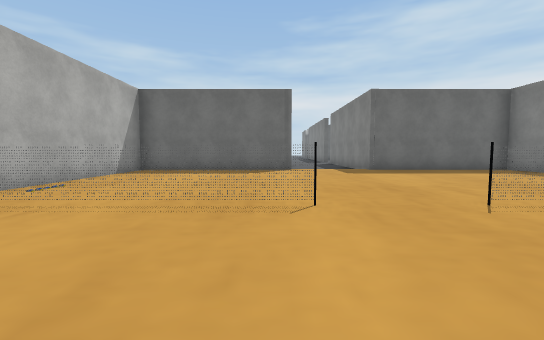
view 1 (above)

19 first-person views from a walk through a 3-D level made in the Unity game engine. The camera is 1.2 m above the floor, tilts 4° down and sees 90° across. The floor is counted in squares, 2 m on a side. Each view is taken from the middle of a square. On the plan, view 1 faces up. The plan holds only what a view shows up to about 9 squares ahead; the rest is blank. Some surface patterns are stand-ins.

view 2
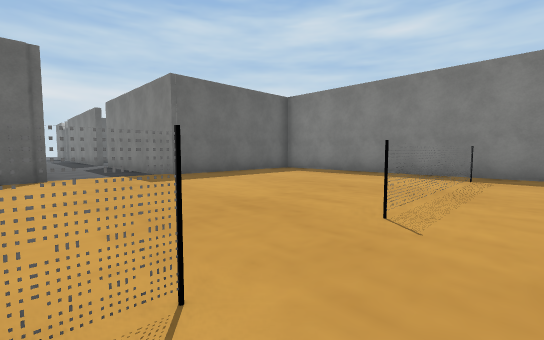

view 3
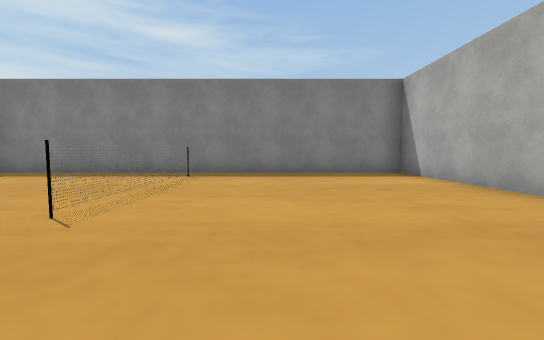

view 4
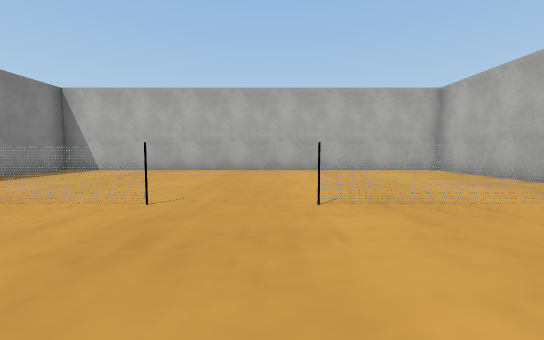

view 5
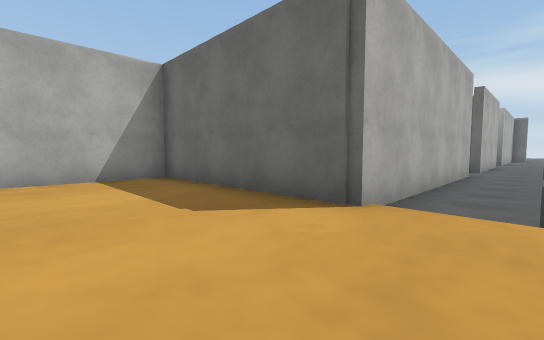

view 6
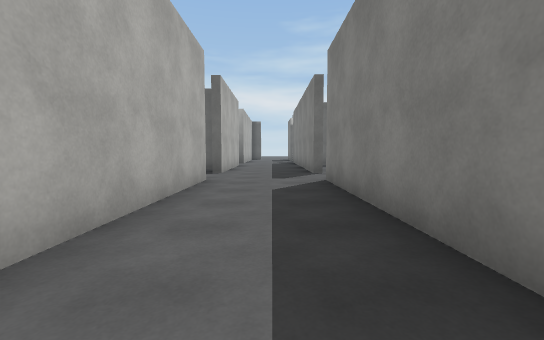

view 7
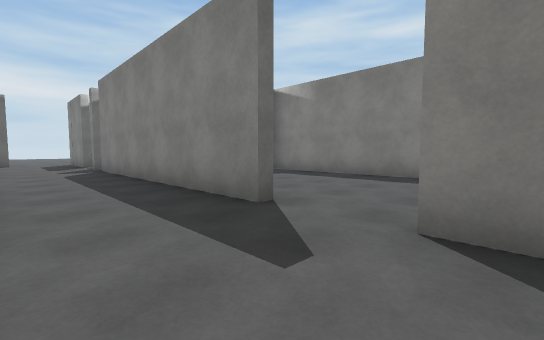

view 8
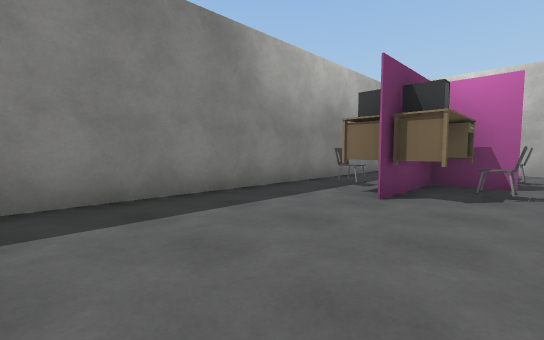

view 9
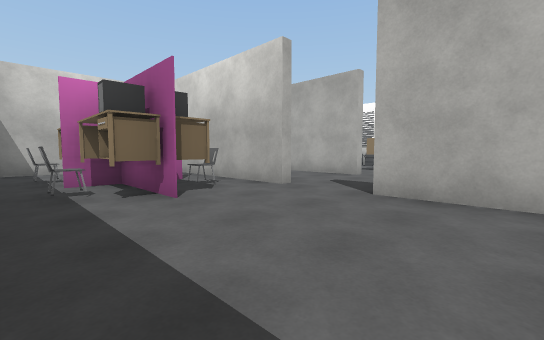

view 10
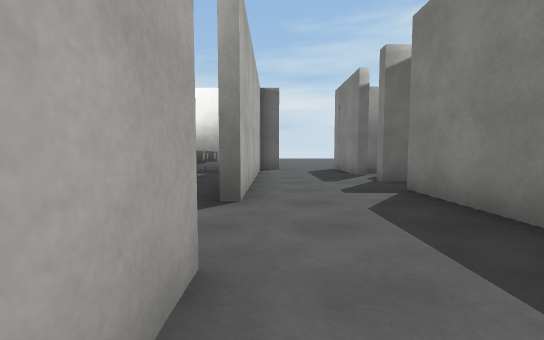

view 11
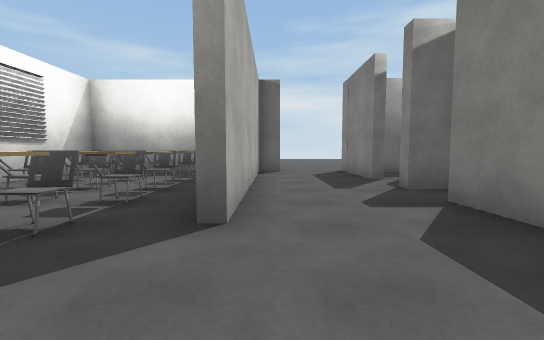

view 12
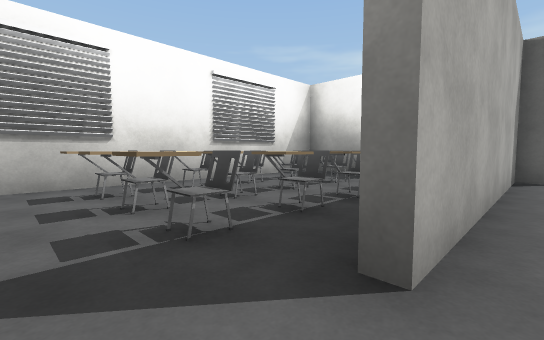

view 13
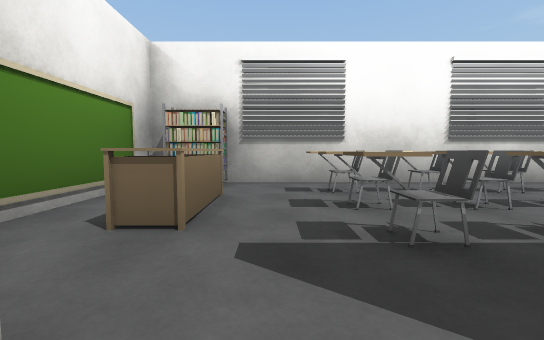

view 14
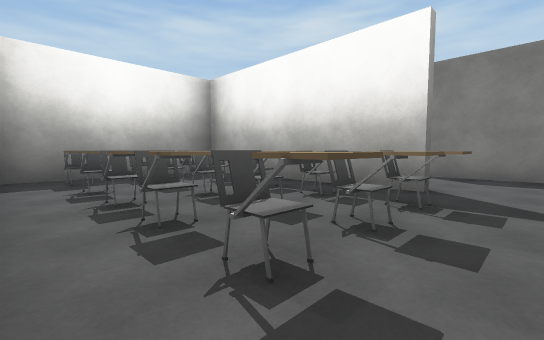

view 15
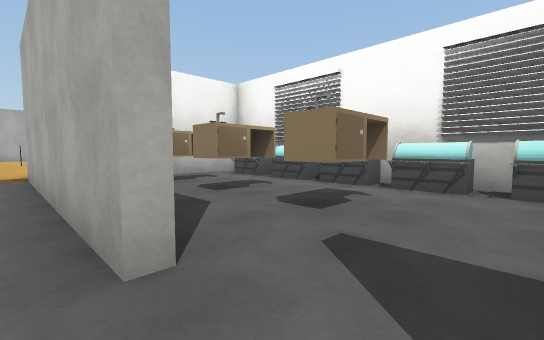

view 16
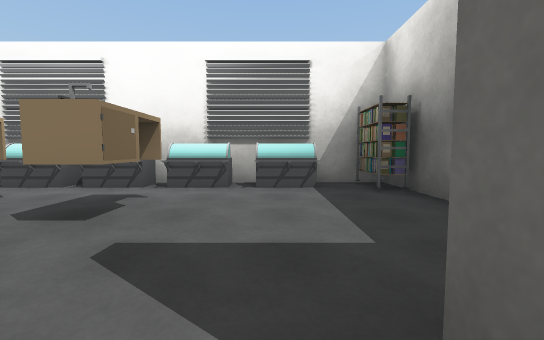

view 17
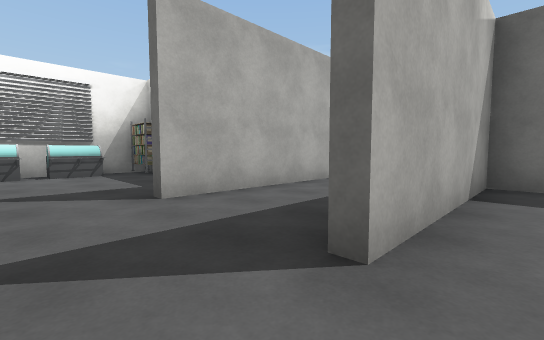

view 18
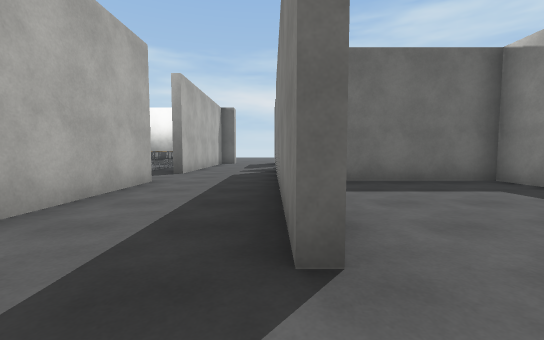

view 19
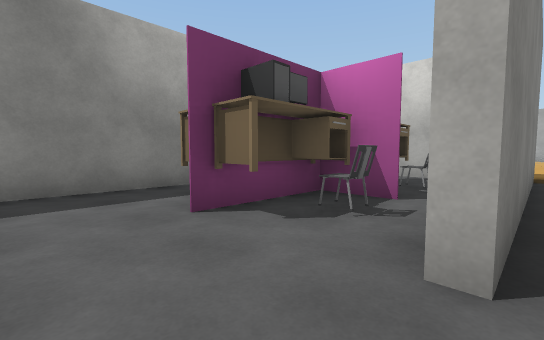

### Floor plan
Key: @ floor where view 1 was taken; # wall or solid block; . main floor; - floor 0.25 m lower than the main floor; / step, stairs or slope; T thing the floor can be seen under or through; C chair; R rack; O other object.
Columns run from 5 left of view 1 to 8 right of it. Each row starts with its distance up from view 1.
 29        --
 28  ######-##
 27  #COO#--#
 26  #COO#--#
 25  #CCC#---
 24  #CCC#--##
 23  #CCC#--#
 22 ##CCC---#
 21 #-------##  ##
 20  R-OO#--#----#
 19  #---#--#----#
 18  R####--#----#
 17 #----#--#----#
 16  O-----------#
 15  O-----------#
 14  #-OO#--#COC-#
 13  O---#--#COO-#
 12  O-OO#--#COO-#
 11  OOOO#--#COO-#
 10  #OOO#--#----#
  9 ######//######
  8 #/...........#
  7 #/...........#
  6 #/...........#
  5 #/...........#
  4 #/...........#
  3   TTTT..TTTT.#
  2   ...........#
  1 #/...........#
  0 #/...@.......#
 -1 #/...........#
 -2 #/...........#
 -3 ##############

Positions as (right, up) in squares from view 1, and headings:
1: (0, 0), facing up
2: (0, 2), facing up-right
3: (0, 1), facing right
4: (1, 6), facing down
5: (2, 6), facing up-left
6: (2, 9), facing up
7: (1, 14), facing up-right
8: (4, 18), facing down-right
9: (7, 18), facing down-left
10: (1, 19), facing up
11: (1, 20), facing up
12: (1, 21), facing up-left
13: (1, 21), facing left
14: (-4, 21), facing up-right
15: (1, 16), facing down-left
16: (1, 16), facing left
17: (4, 15), facing up-left
18: (3, 15), facing up
19: (3, 16), facing down-right
